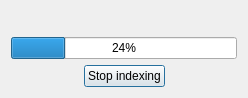
<?xml version="1.0" encoding="UTF-8"?>
<ui version="4.0">
 <class>ProgressDialog</class>
 <widget class="QDialog" name="ProgressDialog">
  <property name="geometry">
   <rect>
    <x>0</x>
    <y>0</y>
    <width>248</width>
    <height>88</height>
   </rect>
  </property>
  <property name="sizePolicy">
   <sizepolicy hsizetype="Minimum" vsizetype="Minimum">
    <horstretch>0</horstretch>
    <verstretch>0</verstretch>
   </sizepolicy>
  </property>
  <property name="maximumSize">
   <size>
    <width>248</width>
    <height>88</height>
   </size>
  </property>
  <property name="windowTitle">
   <string>Dialog</string>
  </property>
  <layout class="QGridLayout" name="gridLayout">
   <item row="0" column="0">
    <layout class="QHBoxLayout" name="horizontalLayout">
     <item>
      <spacer name="horizontalSpacer">
       <property name="orientation">
        <enum>Qt::Horizontal</enum>
       </property>
       <property name="sizeHint" stdset="0">
        <size>
         <width>40</width>
         <height>20</height>
        </size>
       </property>
      </spacer>
     </item>
     <item>
      <widget class="QLabel" name="label">
       <property name="text">
        <string/>
       </property>
      </widget>
     </item>
     <item>
      <spacer name="horizontalSpacer_2">
       <property name="orientation">
        <enum>Qt::Horizontal</enum>
       </property>
       <property name="sizeHint" stdset="0">
        <size>
         <width>40</width>
         <height>20</height>
        </size>
       </property>
      </spacer>
     </item>
    </layout>
   </item>
   <item row="2" column="0">
    <layout class="QHBoxLayout" name="horizontalLayout_2">
     <item>
      <spacer name="horizontalSpacer_3">
       <property name="orientation">
        <enum>Qt::Horizontal</enum>
       </property>
       <property name="sizeHint" stdset="0">
        <size>
         <width>40</width>
         <height>20</height>
        </size>
       </property>
      </spacer>
     </item>
     <item>
      <widget class="QPushButton" name="stopSearchButton">
       <property name="text">
        <string>Stop indexing</string>
       </property>
      </widget>
     </item>
     <item>
      <spacer name="horizontalSpacer_4">
       <property name="orientation">
        <enum>Qt::Horizontal</enum>
       </property>
       <property name="sizeHint" stdset="0">
        <size>
         <width>40</width>
         <height>20</height>
        </size>
       </property>
      </spacer>
     </item>
    </layout>
   </item>
   <item row="1" column="0">
    <widget class="QProgressBar" name="progressBar">
     <property name="value">
      <number>24</number>
     </property>
    </widget>
   </item>
  </layout>
 </widget>
 <resources/>
 <connections/>
</ui>
